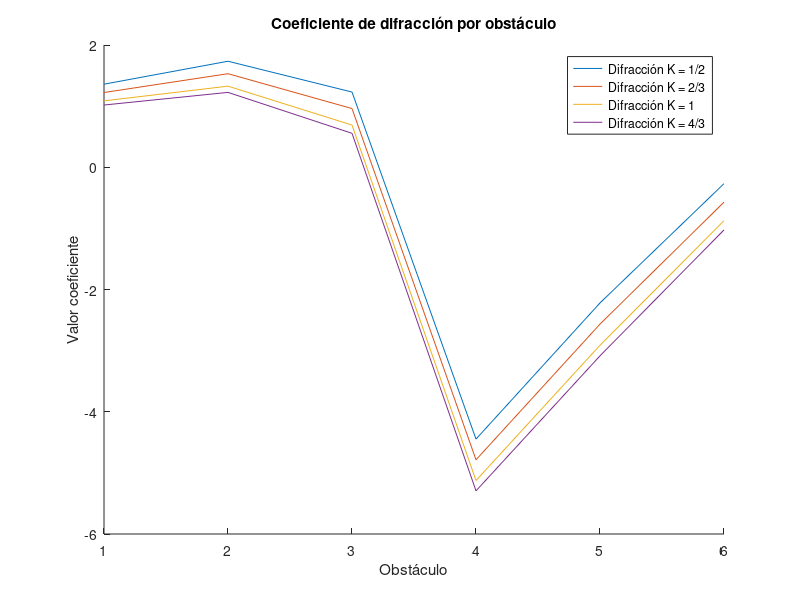
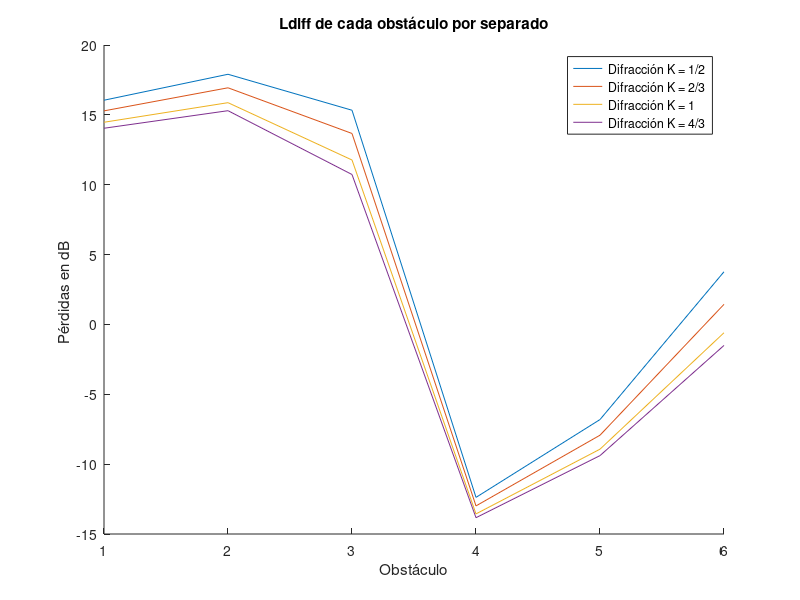
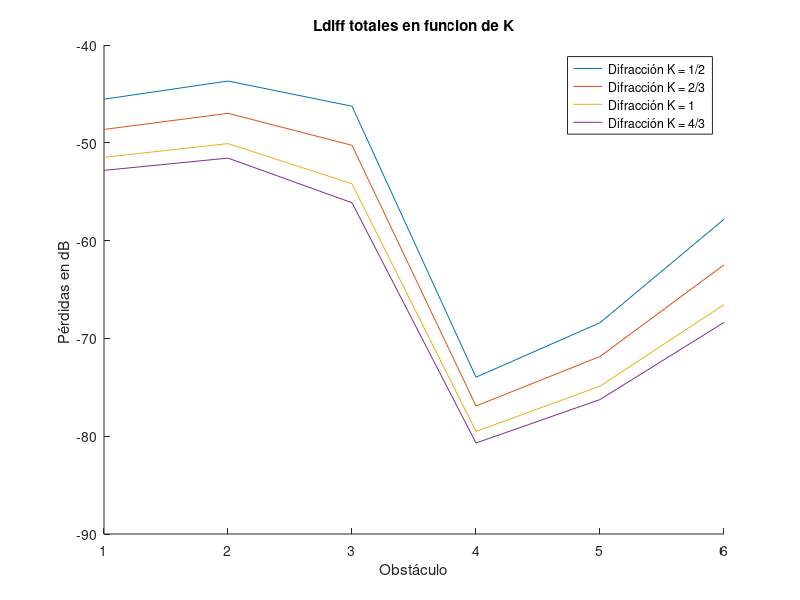
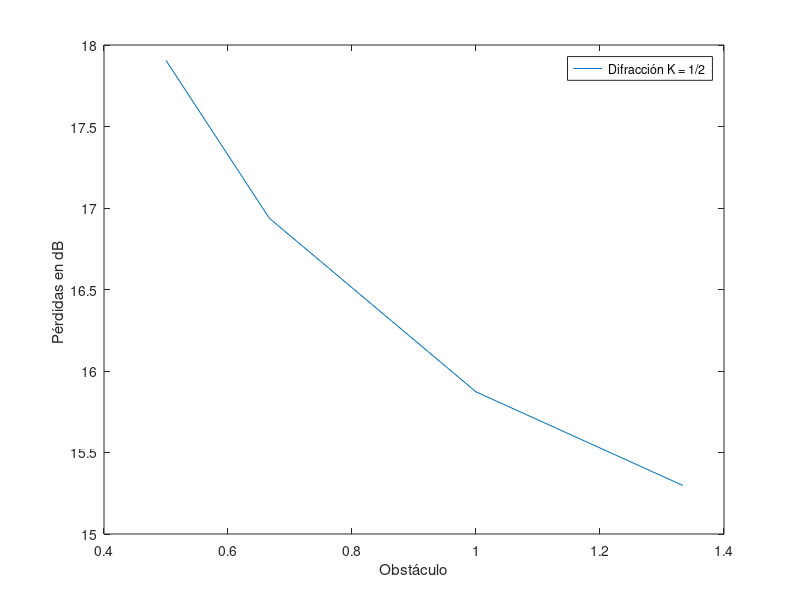

Write the MATLAB code that produced these figures, in order.
clear;close all;clc;

f      = 5800e6;
c      = 3e8;
lambda = c/f;

% Alturas, distancia y radio en metros

d  = 20.09e3; %en Km
R0 = 6370e3;

e  = [786 800 803 799 735 760 788 795];
a  = [10 0 0 0 0 0 0  10];
d1 = [0 0.806e3 1.910e3 3.721e3 7.831e3 10.955e3 14.965e3 d];
d2 = d - d1;



% -------------------------------------------------------------------------
k    = 4/3;
Re   = R0*k;
dmax = sqrt(2*Re)*(sqrt(e(1)+a(1))+sqrt(e(end)+a(end))); 

if(d<0.1*dmax) 
    %Código ejecutado si tierra plana
    "Tierra plana"
else
    %Código ejecutado si tierra curva
    "Tierra curva"
end
% -------------------------------------------------------------------------

K           = [0.5, 2/3 ,1, 4/3];
Re          = R0*K;
altura_rayo = ((e(end)+a(end)-e(1)-a(1))/d)*d1 + e(1)+a(1);
R1          = sqrt(lambda*d1.*d2/d); 

%Repito el código de Diego pero "K" es un vector, y por tanto "Re" tambien.

% -----------------------------------------------------------------------
% Esta parte elimina el primer y último elemento de los arrays, ya que se 
% corresponde con los valores de las torres y se obtienen valores que no se usan.
d1(:,1)   =[];
d1(:,end) =[];
e(:,1)    =[];
e(:,end)  =[];
R1(:,1)   =[];
R1(:,end) =[];
altura_rayo(:,1)   = [];
altura_rayo(:,end) = [];
% -----------------------------------------------------------------------
d2=d-d1;

obstaculo_mayor          = max(e);
posicion_obstaculo_mayor = find(e==obstaculo_mayor);

numero_iteraciones    = size(Re);
columnas              = size(d1);
flecha_iterada        = zeros(numero_iteraciones(2),columnas(2));
despejamiento_iterado = zeros(numero_iteraciones(2),columnas(2));
uve_iterado           = zeros(numero_iteraciones(2),columnas(2));
Ldif_iterado          = zeros(numero_iteraciones(2),columnas(2));
Ldiff_totales         = zeros(numero_iteraciones(2),columnas(2));
Ldif_sd               = zeros(1,numero_iteraciones(2));
uve_obstaculo_principal_y_subvano            = zeros(numero_iteraciones(2),3);
posicion_uve_menos_negativo_inferior_subvano = zeros(numero_iteraciones(2),3);

figure(1);title("Coeficiente de difracción por obstáculo");
for iteracion=1:numero_iteraciones(2)    
    flecha_iterada(iteracion,:)        = (d1.*d2)/(2*Re(iteracion));
    despejamiento_iterado(iteracion,:) =  e + flecha_iterada(iteracion,:) - altura_rayo;
    uve_iterado(iteracion,:)           = sqrt(2)*despejamiento_iterado(iteracion,:)./R1;
    Ldif_iterado(iteracion,:)          =  6.9 + 20*log10(sqrt((uve_iterado(iteracion,:)-0.1).^2 +1) + uve_iterado(iteracion,:)-0.1);
    
    uve_obstaculo_principal_y_subvano(iteracion,:)  = [uve_iterado(iteracion,posicion_obstaculo_mayor-1),uve_iterado(iteracion,posicion_obstaculo_mayor),uve_iterado(iteracion,posicion_obstaculo_mayor+1)];
    posicion_uve_menos_negativo_inferior_subvano    = find( (uve_iterado(iteracion,:))<(min(uve_obstaculo_principal_y_subvano(iteracion,:))), 1, 'last' );
    
    Ldif_sd(1,iteracion)      = Ldif_iterado(iteracion,posicion_uve_menos_negativo_inferior_subvano);
    Ldiff_sin_CN(iteracion,:) = Ldif_iterado(iteracion,:) + Ldif_sd(1,iteracion);
    
    hold on
    plot(uve_iterado(iteracion,:))
    xticks(1:6);
    hold off
    
end
ylabel("Valor coeficiente");xlabel("Obstáculo");
legend("Difracción K = 1/2","Difracción K = 2/3","Difracción K = 1","Difracción K = 4/3");


figure(2);title("Ldiff de cada obstáculo por separado");
for iteracion=1:numero_iteraciones(2)
    hold on 
    plot(Ldif_iterado(iteracion,:));
    xticks(1:6);
    hold off
end
ylabel("Pérdidas en dB ");xlabel("Obstáculo");
legend("Difracción K = 1/2","Difracción K = 2/3","Difracción K = 1","Difracción K = 4/3");


for mux=1:5   
    binomios(1,mux)=(d1(mux) +d1(mux+1));    
end
CN = sqrt((sum(d1)*prod(d1))/prod(binomios));

Ldiff_totales_dB  = Ldiff_sin_CN - 20*log10(CN);

figure(3);title("Ldiff totales en funcion de K");
for iteracion=1:numero_iteraciones(2)
    hold on 
    plot(Ldiff_totales_dB(iteracion,:));
    xticks(1:6);
    hold off
end
ylabel("Pérdidas en dB ");xlabel("Obstáculo");
legend("Difracción K = 1/2","Difracción K = 2/3","Difracción K = 1","Difracción K = 4/3");

figure(4);title("Ldiff totales en funcion de K");
plot(K,Ldif_iterado(:,posicion_obstaculo_mayor));
ylabel("Pérdidas en dB ");xlabel("Obstáculo");
legend("Difracción K = 1/2","Difracción K = 2/3","Difracción K = 1","Difracción K = 4/3");
